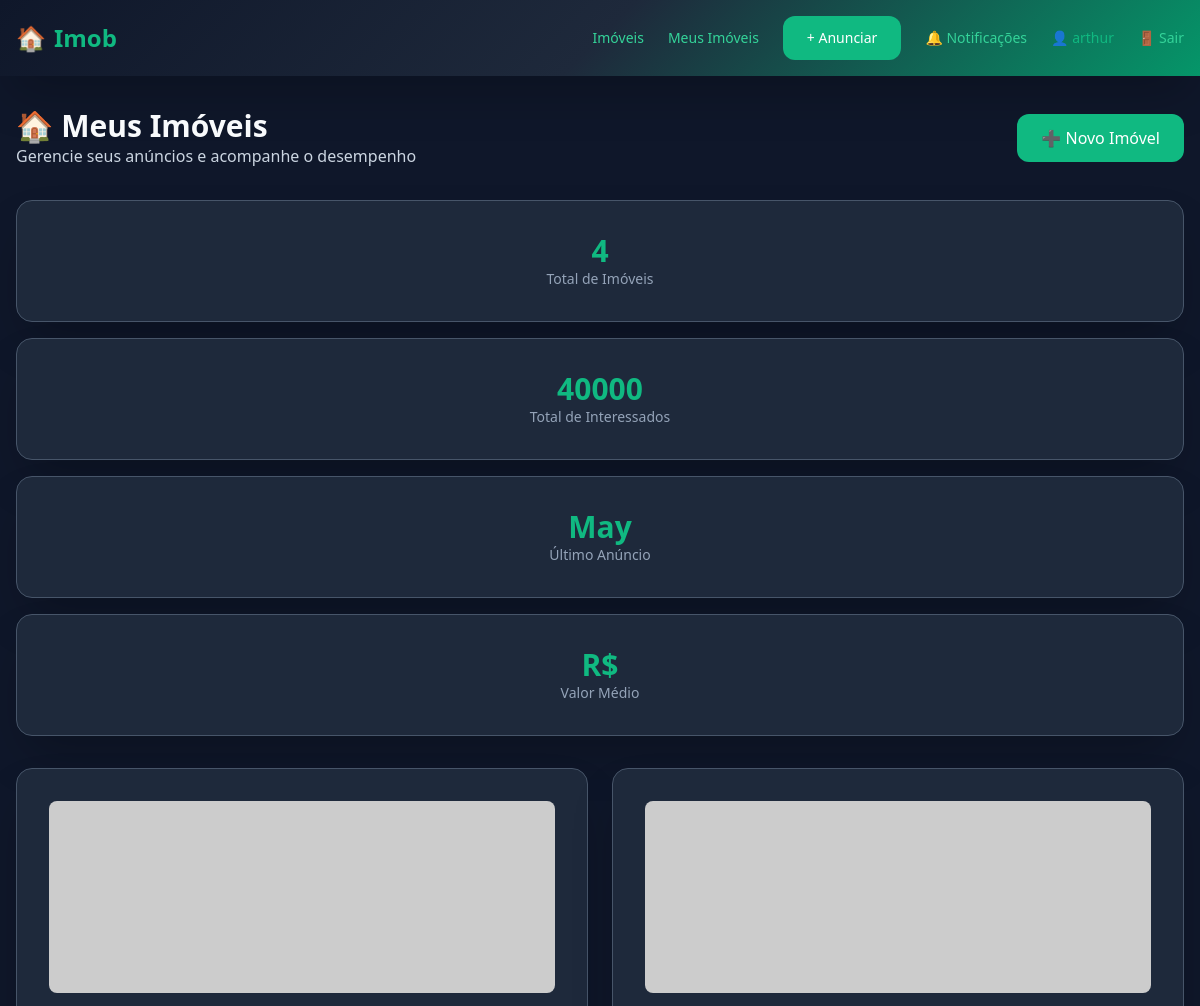
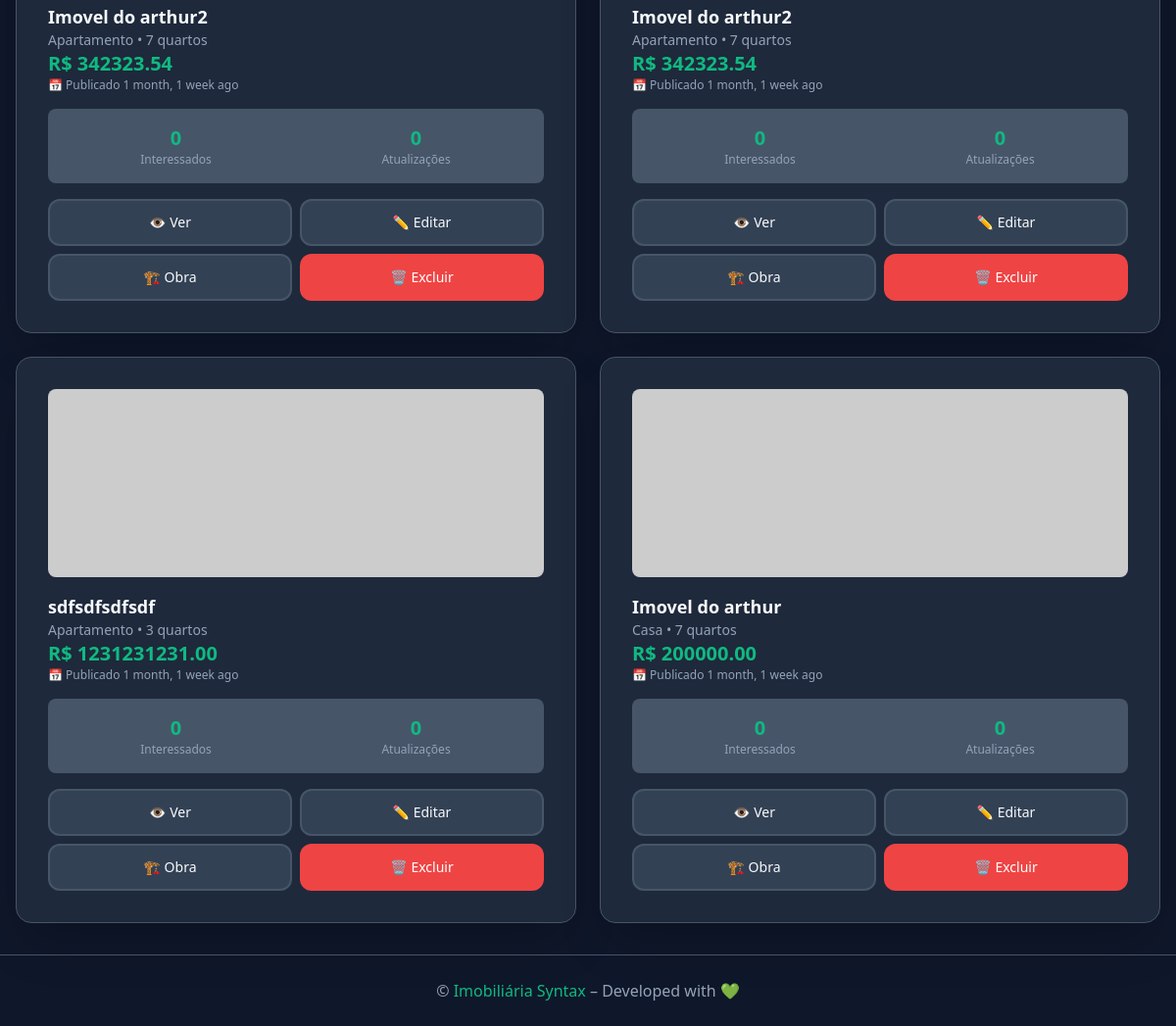
The app's page /imoveis/meus-imoveis/ (signed in), older data (2 pictures, top to bottom).
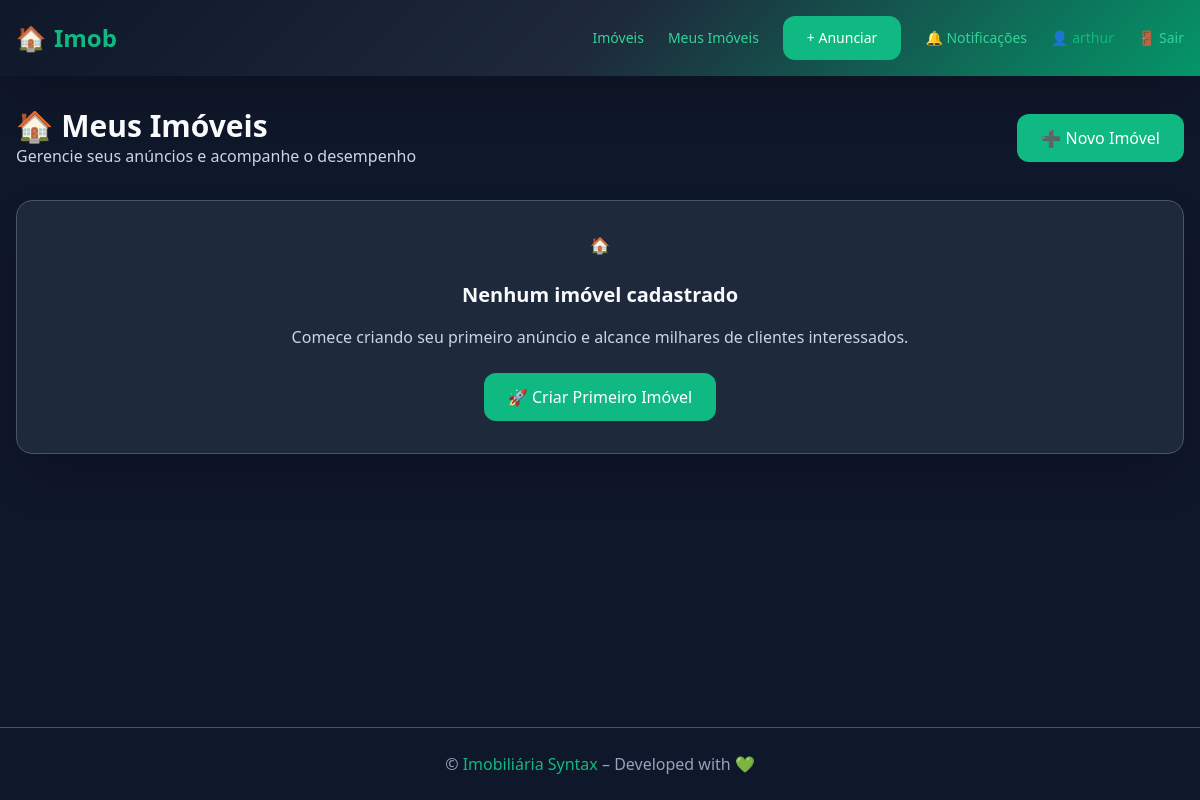
The same page, newer data.
### properties/models.py (models this page shows, shortened)
class Imovel(models.Model):
    TIPO_CHOICES = [('AP', 'Apartamento'), ('CA', 'Casa')]
    STATUS_CHOICES = [('PR', 'Pronto'), ('EO', 'Em Obra')]
    titulo   = models.CharField(max_length=120)
    endereco = models.CharField(max_length=255)
    preco    = models.DecimalField(max_digits=12, decimal_places=2)
    tipo     = models.CharField(max_length=2, choices=TIPO_CHOICES)
    status   = models.CharField(max_length=2, choices=STATUS_CHOICES, default='PR')
    quartos  = models.PositiveSmallIntegerField()
    descricao= models.TextField()
    capa_url = models.URLField(
        verbose_name="URL da Imagem",
        help_text="Cole aqui a URL da imagem do imóvel (ex: https://exemplo.com/foto.jpg)",
        default="https://via.placeholder.com/800x600/4f46e5/ffffff?text=Imóvel"
    )
    data_pub = models.DateTimeField(auto_now_add=True)
    owner    = models.ForeignKey('users.User', on_delete=models.CASCADE,
                                 related_name='imoveis')
    class Meta:
        permissions = [("pode_publicar", "Pode publicar imóvel")]

### properties/views.py (the view)
# urls.py: path("meus-imoveis/", meus_imoveis, name="meus_imoveis"),
@login_required
def meus_imoveis(request):
    imoveis = Imovel.objects.filter(
        owner=request.user
    ).order_by('-data_pub')
    return render(request, 'properties/meus_imoveis.html', {
        'imoveis': imoveis
    })

### core/context_processors.py (called while the page is built)
def badge_notifs(request):
    if request.user.is_authenticated:
        qtd = Notificacao.objects.filter(user=request.user, lida=False).count()
        return {"notif_novas": qtd}
    return {}

### templates/properties/meus_imoveis.html (shortened to what the changed rows need)
{% extends "base.html" %}
{% load humanize %}
{% block content %}
<div class="animate-fade-in">
  <div class="flex justify-between items-center mb-8">
    <div>
      <h1 class="text-3xl font-bold text-primary">🏠 Meus Imóveis</h1>
    </div>
  </div>
  {% if imoveis %}
    <div class="grid gap-4 grid-cols-1 md:grid-cols-4 mb-8">
      <div class="card text-center">
        <div class="text-3xl font-bold text-accent">{{ imoveis|length }}</div>
        <div class="text-sm text-muted">Total de Imóveis</div>
      </div>
      <div class="card text-center">
        <div class="text-3xl font-bold text-accent">
          {% widthratio imoveis|length 1 1 %}{% for imovel in imoveis %}{{ imovel.interessados.count|add:0 }}{% empty %}0{% endfor %}
        </div>
        <div class="text-sm text-muted">Total de Interessados</div>
      </div>
      <div class="card text-center">
        <div class="text-3xl font-bold text-accent">
          {{ imoveis.0.data_pub|date:"M" }}
        </div>
        <div class="text-sm text-muted">Último Anúncio</div>
      </div>
      <div class="card text-center">
        <div class="text-3xl font-bold text-accent">R$</div>
        <div class="text-sm text-muted">Valor Médio</div>
      </div>
    </div>
    <div class="grid gap-6 grid-cols-1 md:grid-cols-2">
      {% for imovel in imoveis %}
        <div class="card">
          {% if imovel.capa_url %}
            <img src="{{ imovel.capa_url }}"
                 alt="{{ imovel.titulo }}"
                 class="w-full h-48 object-cover rounded-lg mb-4">
          {% endif %}
          <div class="space-y-4">
            <div>
              <h3 class="text-lg font-semibold text-primary">{{ imovel.titulo }}</h3>
              <p class="text-muted text-sm">{{ imovel.get_tipo_display }} • {{ imovel.quartos }} quartos</p>
              <p class="text-accent text-xl font-bold">R$ {{ imovel.preco|floatformat:2 }}</p>
              <p class="text-muted text-xs">
                📅 Publicado {{ imovel.data_pub|naturaltime }}
              </p>
            </div>
            <div class="grid grid-cols-2 gap-4 p-4 rounded-lg" style="background-color: var(--bg-input);">
              <div class="text-center">
                <div class="text-xl font-bold text-accent">{{ imovel.interessados.count }}</div>
                <div class="text-xs text-muted">Interessados</div>
              </div>
              <div class="text-center">
                <div class="text-xl font-bold text-accent">{{ imovel.obras.count }}</div>
                <div class="text-xs text-muted">Atualizações</div>
              </div>
            </div>
            <div class="grid grid-cols-2 gap-2">
              <a href="{% url 'imovel' imovel.pk %}"
                 class="btn-secondary text-center text-sm py-2">
                👁️ Ver
              </a>
              <a href="{% url 'imovel_editar' imovel.pk %}"
                 class="btn-secondary text-center text-sm py-2">
                ✏️ Editar
              </a>
              <a href="{% url 'works:timeline' imovel.pk %}"
                 class="btn-secondary text-center text-sm py-2">
                🏗️ Obra
              </a>
              <a href="{% url 'imovel_excluir' imovel.pk %}"
                 class="btn-primary text-center text-sm py-2"
                 style="background-color: var(--danger);"
                 onmouseover="this.style.backgroundColor='#dc2626'"
                 onmouseout="this.style.backgroundColor='var(--danger)'">
                🗑️ Excluir
              </a>
            </div>
          </div>
        </div>
      {% endfor %}
    </div>
  {% else %}
    <div class="card text-center py-12">
      <div class="text-6xl mb-6">🏠</div>
      <h3 class="text-xl font-semibold text-primary mb-4">Nenhum imóvel cadastrado</h3>
      <p class="text-secondary mb-6">
        Comece criando seu primeiro anúncio e alcance milhares de clientes interessados.
      </p>
      <a href="{% url 'imovel_novo' %}" class="btn-primary">
        🚀 Criar Primeiro Imóvel
      </a>
    </div>
  {% endif %}
</div>
{% endblock %}

Row changes from the older to the newer data that the page shows:
removed Imovel: interessados.count|add "0", data_pub "May", titulo "Imovel do arthur2", tipo "Apartamento", quartos "7", preco "342323.54", data_pub "1 month, 1 week ago", interessados.count "0", obras.count "0"
removed Imovel: interessados.count|add "0", titulo "Imovel do arthur2", tipo "Apartamento", quartos "7", preco "342323.54", data_pub "1 month, 1 week ago", interessados.count "0", obras.count "0"
removed Imovel: interessados.count|add "0", titulo "sdfsdfsdfsdf", tipo "Apartamento", quartos "3", preco "1231231231.00", data_pub "1 month, 1 week ago", interessados.count "0", obras.count "0"
removed Imovel: interessados.count|add "0", titulo "Imovel do arthur", tipo "Casa", quartos "7", preco "200000.00", data_pub "1 month, 1 week ago", interessados.count "0", obras.count "0"
Text that changed along with them:
{{ imoveis|length }}: "4" → (not shown)
text no longer shown: "Total de Imóveis 4 Total de Interessados Último Anúncio R$ Valor Médio"
text now shown: "🏠 Nenhum imóvel cadastrado Comece criando seu primeiro anúncio e alcance milhares de clientes interessados. 🚀 Criar Primeiro Imóvel"
